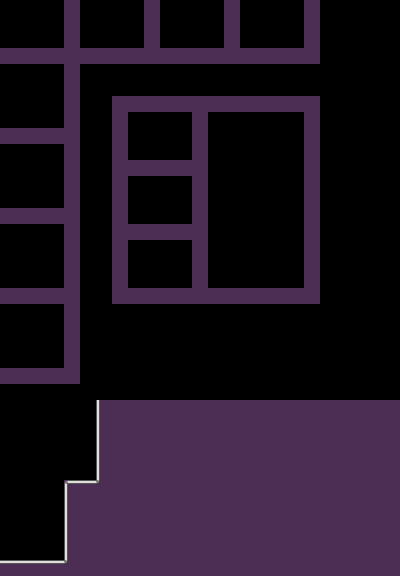

Rendered tile map (Tiled .tmx) drawn with the repository's tilesets; below, a short description and the full map source, tile grids included:
An orthogonal 25x36 tile map with 16x16 px tiles, 1 tile layer (Tile Layer 1).

<map version="1.9" tiledversion="1.9.2" orientation="orthogonal" renderorder="right-down" width="25" height="36" tilewidth="16" tileheight="16" infinite="0" nextlayerid="2" nextobjectid="1">
 <tileset firstgid="1" source="tilest.tsx" />
 <layer id="1" name="Tile Layer 1" width="25" height="36">
  <data encoding="csv">
0,0,0,0,1,0,0,0,0,1,0,0,0,0,1,0,0,0,0,1,0,0,0,0,0,
0,0,0,0,1,0,0,0,0,1,0,0,0,0,1,0,0,0,0,1,0,0,0,0,0,
0,0,0,0,1,0,0,0,0,1,0,0,0,0,1,0,0,0,0,1,0,0,0,0,0,
1,1,1,1,1,1,1,1,1,1,1,1,1,1,1,1,1,1,1,1,0,0,0,0,0,
0,0,0,0,1,0,0,0,0,0,0,0,0,0,0,0,0,0,0,0,0,0,0,0,0,
0,0,0,0,1,0,0,0,0,0,0,0,0,0,0,0,0,0,0,0,0,0,0,0,0,
0,0,0,0,1,0,0,1,1,1,1,1,1,1,1,1,1,1,1,1,0,0,0,0,0,
0,0,0,0,1,0,0,1,0,0,0,0,1,0,0,0,0,0,0,1,0,0,0,0,0,
1,1,1,1,1,0,0,1,0,0,0,0,1,0,0,0,0,0,0,1,0,0,0,0,0,
0,0,0,0,1,0,0,1,0,0,0,0,1,0,0,0,0,0,0,1,0,0,0,0,0,
0,0,0,0,1,0,0,1,1,1,1,1,1,0,0,0,0,0,0,1,0,0,0,0,0,
0,0,0,0,1,0,0,1,0,0,0,0,1,0,0,0,0,0,0,1,0,0,0,0,0,
0,0,0,0,1,0,0,1,0,0,0,0,1,0,0,0,0,0,0,1,0,0,0,0,0,
1,1,1,1,1,0,0,1,0,0,0,0,1,0,0,0,0,0,0,1,0,0,0,0,0,
0,0,0,0,1,0,0,1,1,1,1,1,1,0,0,0,0,0,0,1,0,0,0,0,0,
0,0,0,0,1,0,0,1,0,0,0,0,1,0,0,0,0,0,0,1,0,0,0,0,0,
0,0,0,0,1,0,0,1,0,0,0,0,1,0,0,0,0,0,0,1,0,0,0,0,0,
0,0,0,0,1,0,0,1,0,0,0,0,1,0,0,0,0,0,0,1,0,0,0,0,0,
1,1,1,1,1,0,0,1,1,1,1,1,1,1,1,1,1,1,1,1,0,0,0,0,0,
0,0,0,0,1,0,0,0,0,0,0,0,0,0,0,0,0,0,0,0,0,0,0,0,0,
0,0,0,0,1,0,0,0,0,0,0,0,0,0,0,0,0,0,0,0,0,0,0,0,0,
0,0,0,0,1,0,0,0,0,0,0,0,0,0,0,0,0,0,0,0,0,0,0,0,0,
0,0,0,0,1,0,0,0,0,0,0,0,0,0,0,0,0,0,0,0,0,0,0,0,0,
1,1,1,1,1,0,0,0,0,0,0,0,0,0,0,0,0,0,0,0,0,0,0,0,0,
0,0,0,0,0,0,0,0,0,0,0,0,0,0,0,0,0,0,0,0,0,0,0,0,0,
0,0,0,0,0,0,553,552,552,402,402,552,552,552,552,552,552,552,552,552,552,552,552,552,552,
0,0,0,0,0,0,553,552,552,552,552,552,552,552,552,552,552,552,552,552,552,552,552,552,552,
0,0,0,0,0,0,553,552,552,552,552,552,552,552,552,552,552,552,552,552,552,552,552,552,552,
0,0,0,0,0,0,553,552,552,552,552,552,552,552,552,552,552,552,552,552,552,552,552,552,552,
0,0,0,0,0,0,553,552,552,552,552,552,552,552,552,552,552,552,552,552,552,552,552,552,552,
0,0,0,0,454,602,603,552,552,552,552,552,552,552,552,552,552,552,552,552,552,552,552,552,552,
0,0,0,0,553,552,552,552,552,552,552,552,552,552,552,552,552,552,552,552,552,552,552,552,552,
0,0,0,0,553,552,552,552,552,552,552,552,552,552,552,552,552,552,552,552,552,552,552,552,552,
0,0,0,0,553,552,552,552,552,552,552,552,552,552,552,552,552,552,552,552,552,552,552,552,552,
0,0,0,0,553,552,552,552,552,552,552,552,552,552,552,552,552,552,552,552,552,552,552,552,552,
602,602,602,602,603,552,552,552,552,552,552,552,552,552,552,552,552,552,552,552,552,552,552,552,552
</data>
 </layer>
</map>
